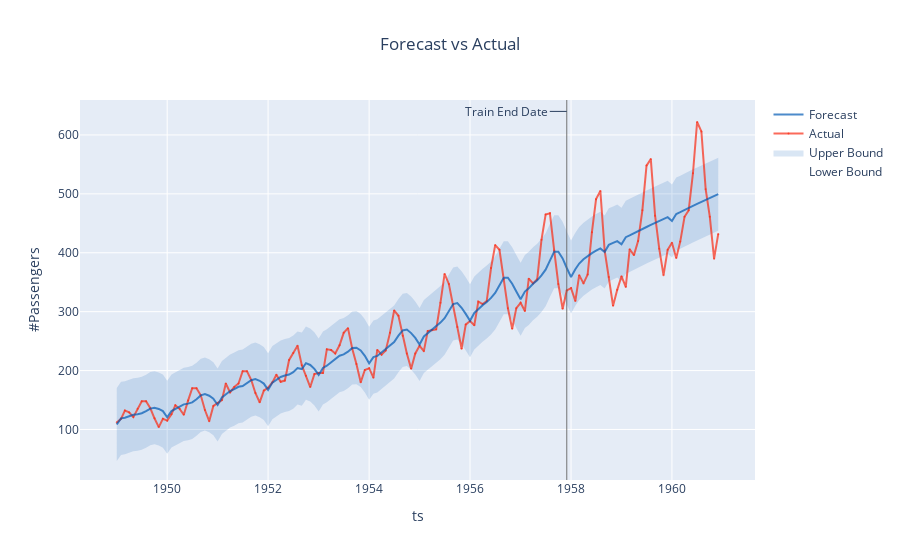

The code cell stored with this chart in its notebook:
### Code cell
fig = backtest.plot()
iplot(fig)

### Figure 1 — Plotly figure (JSON) as saved in the notebook; plotly's stock layout.template omitted (floating-point values rounded to 4 significant figures; data arrays with more than 128 entries replaced by an {"elided": "..."} marker saying what was removed)
{"data": [{"legendgroup": "interval", "line": {"color": "rgba(0, 90, 181, 0.5)", "width": 0}, "mode": "lines", "name": "Lower Bound", "type": "scatter", "x": {"elided": "144 str values"}, "y": {"elided": "144 float values"}}, {"fill": "tonexty", "fillcolor": "rgba(0, 90, 181, 0.15)", "legendgroup": "interval", "line": {"color": "rgba(0, 90, 181, 0.5)", "width": 0}, "mode": "lines", "name": "Upper Bound", "type": "scatter", "x": {"elided": "144 str values"}, "y": {"elided": "144 float values"}}, {"line": {"color": "rgba(250, 43, 20, 0.7)"}, "marker": {"color": "rgba(250, 43, 20, 0.7)", "size": 2}, "mode": "lines+markers", "name": "Actual", "opacity": 1, "type": "scatter", "x": {"elided": "144 str values"}, "y": {"elided": "144 int values"}}, {"line": {"color": "rgba(0, 90, 181, 0.7)", "dash": "solid"}, "name": "Forecast", "type": "scatter", "x": {"elided": "144 str values"}, "y": {"elided": "144 float values"}}], "layout": {"annotations": [{"arrowhead": 0, "ax": -60, "ay": 0, "showarrow": true, "text": "Train End Date", "x": "1957-12-01T00:00:00", "xref": "x", "y": 0.97, "yref": "paper"}], "legend": {"traceorder": "reversed"}, "shapes": [{"line": {"color": "rgba(100, 100, 100, 0.9)", "width": 1}, "type": "line", "x0": "1957-12-01T00:00:00", "x1": "1957-12-01T00:00:00", "xref": "x", "y0": 0, "y1": 1, "yref": "paper"}], "showlegend": true, "title": {"text": "Forecast vs Actual", "x": 0.5}, "xaxis": {"title": {"text": "ts"}}, "yaxis": {"title": {"text": "#Passengers"}}}}
